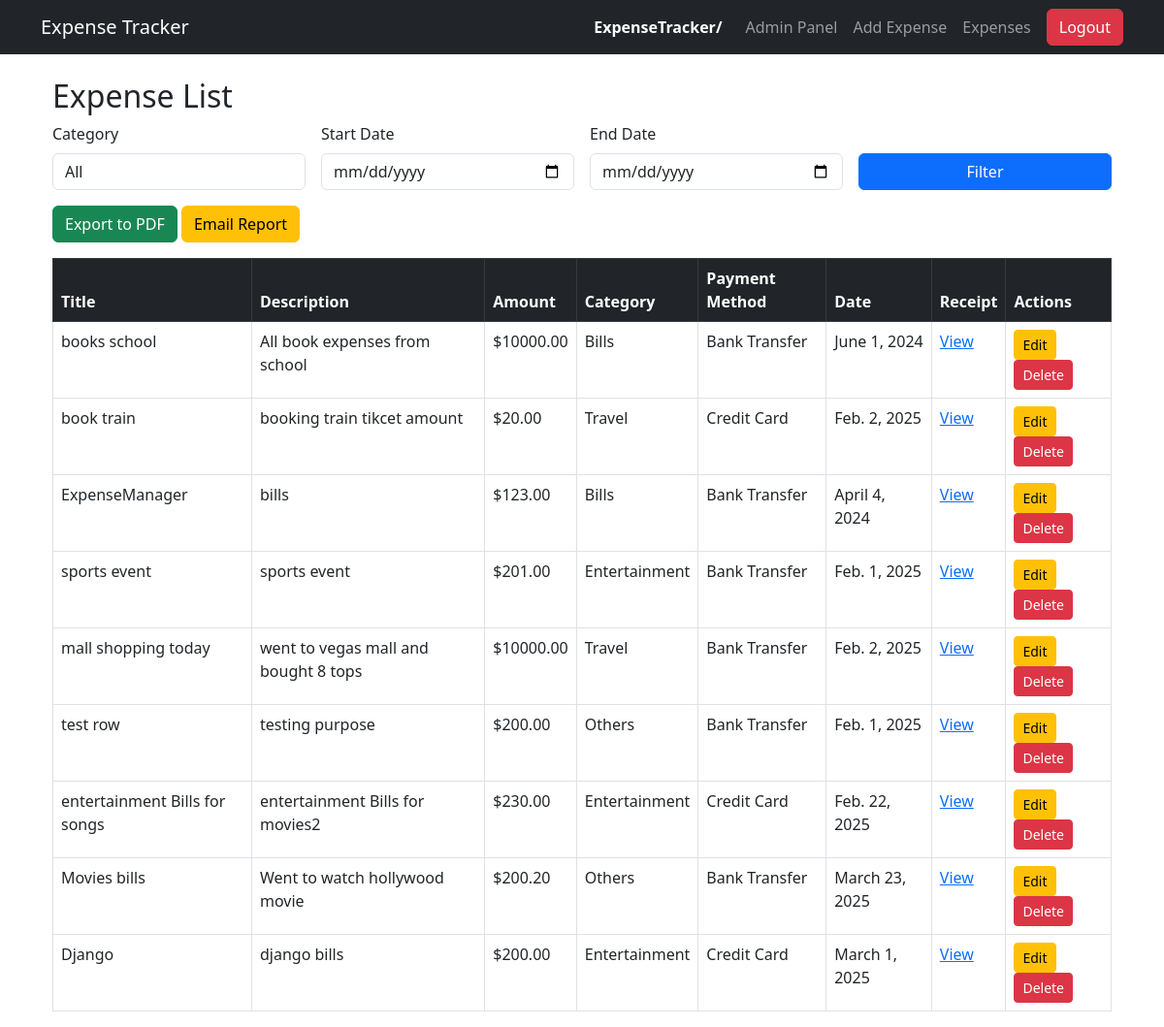
The app's page /expenses/ (signed in) with its own data.
### expenses/models.py (models this page shows, shortened)
class Expense(models.Model):
    CATEGORY_CHOICES = [
        ('Food', 'Food'),
        ('Travel', 'Travel'),
        ('Shopping', 'Shopping'),
        ('Bills', 'Bills'),
        ('Entertainment', 'Entertainment'),
        ('Others', 'Others'),
    ]
    PAYMENT_METHOD_CHOICES = [
        ('Cash', 'Cash'),
        ('Credit Card', 'Credit Card'),
        ('Bank Transfer', 'Bank Transfer'),
    ]
    user = models.ForeignKey(User, on_delete=models.CASCADE)
    title = models.CharField(max_length=200)
    description = models.TextField(blank=True, null=True)
    amount = models.DecimalField(max_digits=10, decimal_places=2)
    category = models.CharField(max_length=15, choices=CATEGORY_CHOICES)
    payment_method = models.CharField(max_length=20, choices=PAYMENT_METHOD_CHOICES, default='Cash')
    date = models.DateField()
    created_at = models.DateTimeField(auto_now_add=True)
    is_recurring = models.BooleanField(default=False)
    updated_at = models.DateTimeField(auto_now=True)
    is_active = models.BooleanField(default=True)
    receipt_url = models.URLField(blank=True, null=True)

### expenses/views.py (the view)
# urls.py: path('expenses/', views.expense_list, name='expense_list'),
@login_required
def expense_list(request):
    if request.user.is_superuser:
        expenses = Expense.objects.all()  # Admin sees all
    else:
        expenses = Expense.objects.filter(user=request.user, is_active=True)  # Users see only theirs
    category_filter = request.GET.get('category', '')
    start_date = request.GET.get('start_date', '')
    end_date = request.GET.get('end_date', '')
    if category_filter:
        expenses = expenses.filter(category=category_filter)
    if start_date and end_date:
        expenses = expenses.filter(date__range=[start_date, end_date])
    return render(request, 'expenses/expense_list.html', {'expenses': expenses, 'expense': Expense, 'selected_category': category_filter,
        'start_date': start_date,
        'end_date': end_date})

### expenses/templates/expenses/expense_list.html (shortened to what this page needs)
{% extends 'expenses/base.html' %}
{% block content %}
<div class="container">
    <h2>Expense List</h2>
   <form method="GET" class="row g-3" id="filter-form">
    <div class="col-md-3">
        <label class="form-label">Category</label>
        <select name="category" class="form-control">
            <option value="">All</option>
        </select>
    </div>
    <div class="col-md-3">
        <label class="form-label">Start Date</label>
        <input type="date" name="start_date" class="form-control">
    </div>
    <div class="col-md-3">
        <label class="form-label">End Date</label>
        <input type="date" name="end_date" class="form-control">
    </div>
    <div class="col-md-3 d-flex align-items-end">
        <button type="submit" class="btn btn-primary w-100">Filter</button>
    </div>
</form>
    <a href="{% url 'expenses:export_expenses_pdf'%}" id="export-pdf-btn" class="btn btn-success mt-3"> Export to PDF</a>
    <a href="{% url 'expenses:send_email_report' %}" class="btn btn-warning mt-3">Email Report</a>
    <table class="table table-bordered mt-3">
        <thead class="table-dark">
            <tr>
                <th>Title</th>
                <th>Description</th>
                <th>Amount</th>
                <th>Category</th>
                <th>Payment Method</th>
                <th>Date</th>
                <th>Receipt</th>
                <th>Actions</th>
            </tr>
        </thead>
        <tbody>
            {% for expense in expenses %}
            <tr>
                <td>{{ expense.title }}</td>
                <td>{{ expense.description }}</td>
                <td>${{ expense.amount }}</td>
                <td>{{ expense.category }}</td>
                <td>{{ expense.payment_method }}</td>
                <td>{{ expense.date }}</td>
                <td>
                    {% if expense.receipt_url %}
                        <a href="{{ expense.receipt_url }}" target="_blank">View</a>
                    {% else %}
                        -
                    {% endif %}
                </td>
                <td>
                    <a href="{% url 'expenses:update_expense' expense.id %}" class="btn btn-warning btn-sm">Edit</a>
                    <a href="{% url 'expenses:delete_expense' expense.id %}" class="btn btn-danger btn-sm">Delete</a>
                </td>
            </tr>
            {% empty %}
            <tr><td colspan="7" class="text-center">No expenses found.</td></tr>
            {% endfor %}
        </tbody>
    </table>
</div>
{% endblock %}

### expenses/templates/expenses/base.html (shortened to what this page needs)
{% load static %}
<!DOCTYPE html>
<html lang="en">
<head>
    <link rel="stylesheet" href="https://cdn.jsdelivr.net/npm/bootstrap@5.3.0/dist/css/bootstrap.min.css">
</head>
<body>
    <nav class="navbar navbar-expand-lg navbar-dark bg-dark">
        <div class="container">
            <a class="navbar-brand" href="{% url 'expenses:dashboard' %}">Expense Tracker</a>
            <ul class="navbar-nav ms-auto align-items-center">
                {% if user.is_authenticated %}
                    <li class="nav-item me-3 text-white"><strong>{{ user.username }}/</strong></li>
                    {% if user.is_superuser %}
                        <li class="nav-item"><a class="nav-link" href="{% url 'admin:index' %}">Admin Panel</a></li>
                    {% endif %}
                    <li class="nav-item"><a class="nav-link" href="{% url 'expenses:add_expense' %}">Add Expense</a></li>
                    <li class="nav-item"><a class="nav-link" href="{% url 'expenses:expense_list' %}">Expenses</a></li>
                    <li class="nav-item">
                        <a class="btn btn-danger text-white ms-2" href="{% url 'expenses:logout' %}">Logout</a>
                    </li>
                {% else %}
                    <li class="nav-item">
                        <a class="btn btn-primary text-white" href="{% url 'expenses:login' %}">Login</a>
                    </li>
                {% endif %}
            </ul>
        </div>
    </nav>
    <div class="container mt-4">
        {% block content %}{% endblock %}
    </div>
</body>
</html>

### records on screen
Expense: title "books school", description "All book expenses from school", amount "10000.00", category "Bills", payment_method "Bank Transfer", date "June 1, 2024"
Expense: title "book train", description "booking train tikcet amount", amount "20.00", category "Travel", payment_method "Credit Card", date "Feb. 2, 2025"
Expense: title "ExpenseManager", description "bills", amount "123.00", category "Bills", payment_method "Bank Transfer", date "April 4, 2024"
Expense: title "sports event", description "sports event", amount "201.00", category "Entertainment", payment_method "Bank Transfer", date "Feb. 1, 2025"
Expense: title "mall shopping today", description "went to vegas mall and bought 8 tops", amount "10000.00", category "Travel", payment_method "Bank Transfer", date "Feb. 2, 2025"
Expense: title "test row", description "testing purpose", amount "200.00", category "Others", payment_method "Bank Transfer", date "Feb. 1, 2025"
Expense: title "entertainment Bills for songs", description "entertainment Bills for movies2", amount "230.00", category "Entertainment", payment_method "Credit Card", date "Feb. 22, 2025"
Expense: title "Movies bills", description "Went to watch hollywood movie", amount "200.20", category "Others", payment_method "Bank Transfer", date "March 23, 2025"
Expense: title "Django", description "django bills", amount "200.00", category "Entertainment", payment_method "Credit Card", date "March 1, 2025"

### other values on screen
{{ user.username }} "ExpenseTracker"
